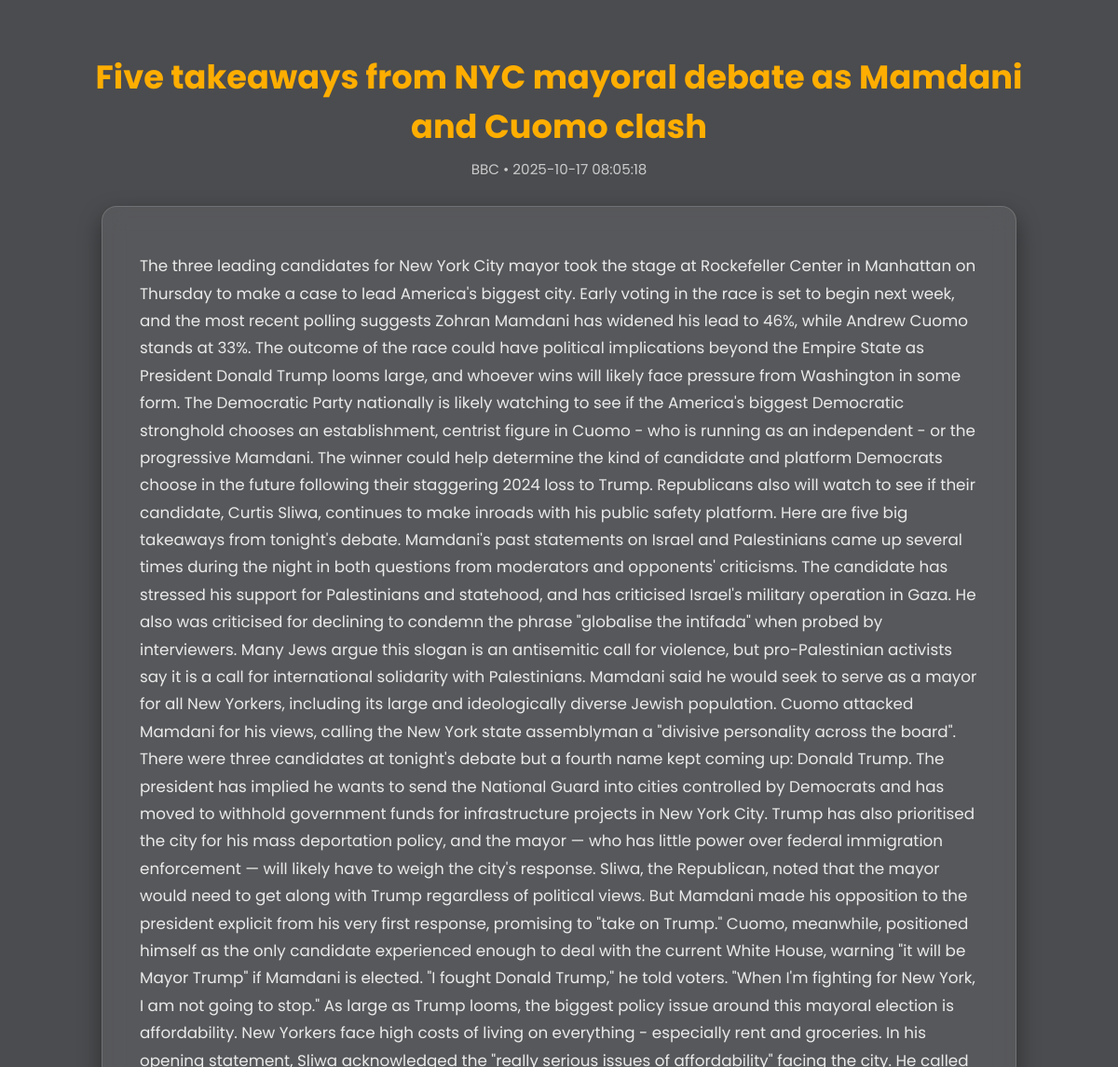
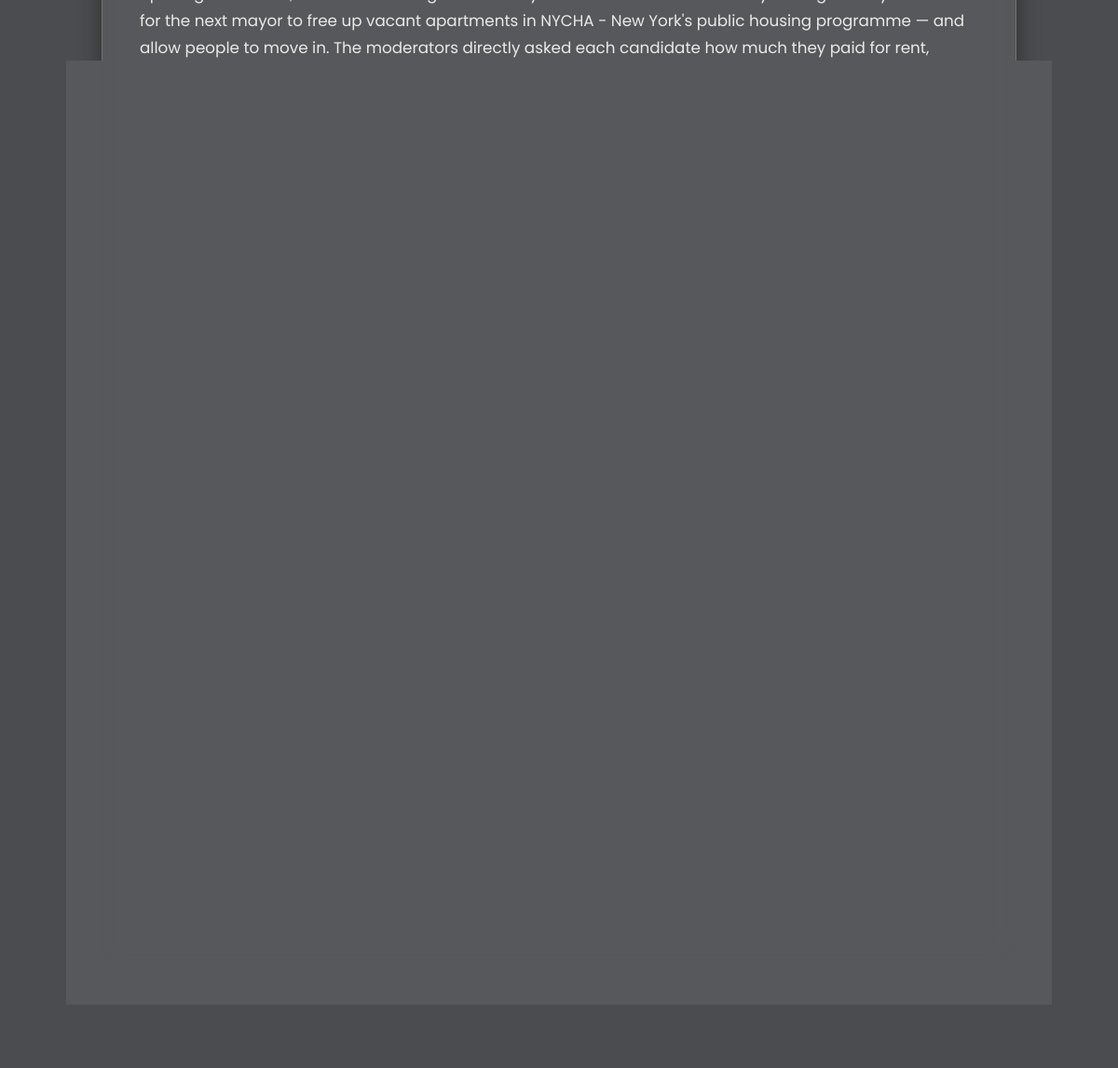
The app's page /article/11 with its own data (2 pictures, top to bottom).
### app.py (models this page shows)
class News(db.Model):
    id = db.Column(db.Integer, primary_key=True)
    title = db.Column(db.String(255), unique=True)
    url = db.Column(db.String(255))
    source = db.Column(db.String(50))
    fetched_at = db.Column(db.DateTime, default=datetime.utcnow)
    content = db.Column(db.Text)

### app.py (the view)
@app.route("/article/<int:article_id>")
def article(article_id):
    article = News.query.get_or_404(article_id)
    return render_template("article.html", article=article)

### templates/article.html (shortened to what this page needs)
<!DOCTYPE html>
<html lang="en">
<head>
</head>
<body>
    <h1>{{ article.title }}</h1>
    <div class="meta">{{ article.source }} • {{ article.fetched_at.strftime("%Y-%m-%d %H:%M:%S") }}</div>
    <div class="content">
        {% for paragraph in article.content.split('\n') %}
            {% if paragraph.strip() %}
                <p>{{ paragraph.strip() }}</p>
            {% endif %}
        {% endfor %}
    </div>
    <a href="{{ url_for('home') }}" class="back-btn">← Back to Headlines</a>
</body>
</html>

### records on screen
News: title "Five takeaways from NYC mayoral debate as Mamdani and Cuomo clash", source "BBC", fetched_at "2025-10-17 08:05:18", strip "The three leading candidates for New York City mayor took the stage at Rockefeller Center in Manhattan on Thursday to make a case to lead America's biggest city. Early voting in the race is set to begin next week, and the most recent polling suggests Zohran Mamdani has widened his lead to 46%, while Andrew Cuomo stands at 33%. The outcome of the race could have political implications beyond the Empire State as President Donald Trump looms large, and whoever wins will likely face pressure from Washington in some form. The Democratic Party nationally is likely watching to see if the America's biggest Democratic stronghold chooses an establishment, centrist figure in Cuomo - who is running as…"
